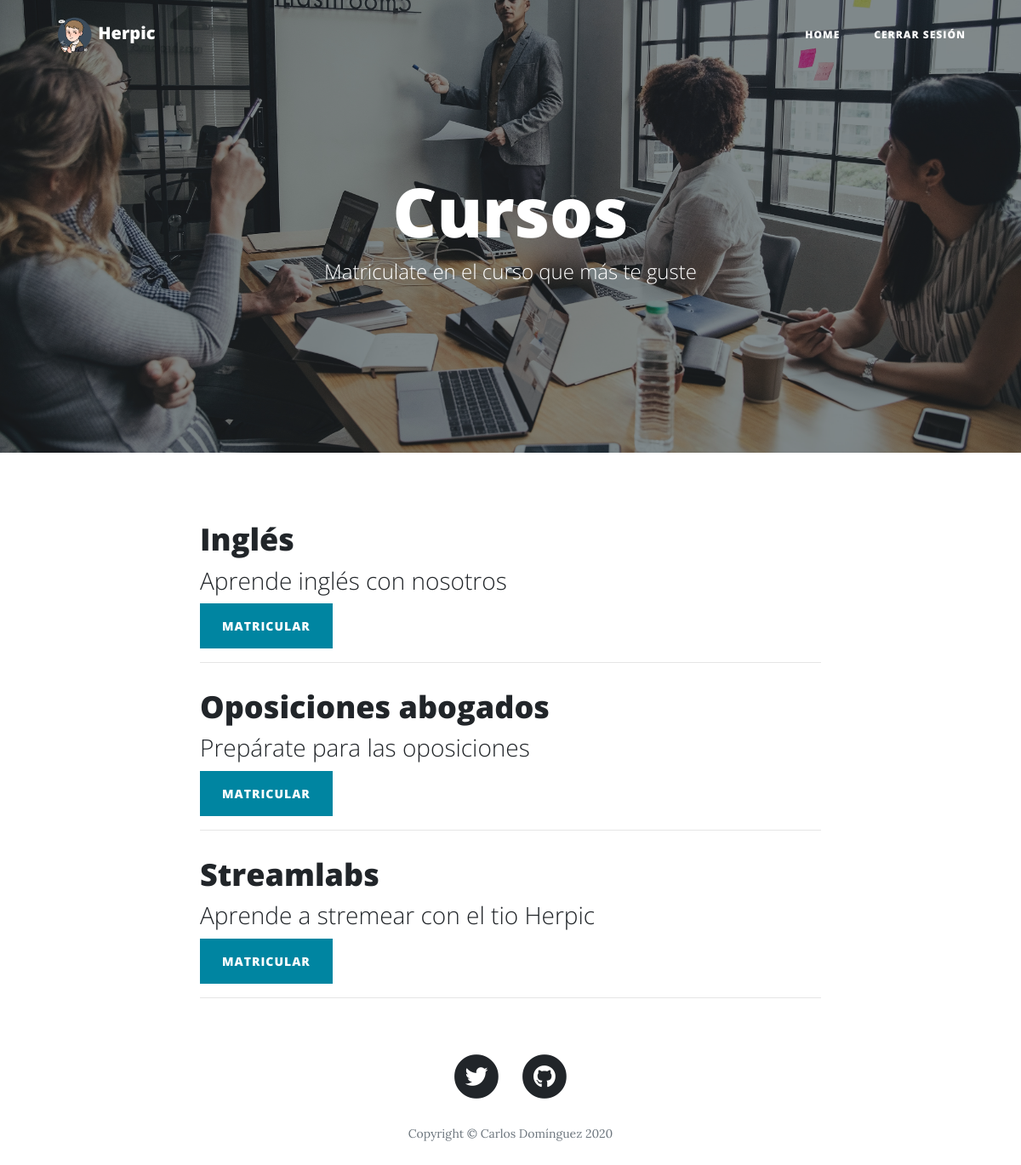
The app's page /alumnos/cursos.php with its own data.
### tables this page shows
CREATE TABLE `cursos` (
  `id` int(11) NOT NULL,
  `nombre` varchar(50) NOT NULL,
  `descripcion` varchar(255) NOT NULL
);

### alumnos/cursos.php (the view, shortened to what this page needs)
<!DOCTYPE html>
<html lang="en">
<head>
  <link href="../vendor/bootstrap/css/bootstrap.min.css" rel="stylesheet">
  <link href="../vendor/fontawesome-free/css/all.min.css" rel="stylesheet" type="text/css">
  <link href="../css/clean-blog.min.css" rel="stylesheet">
</head>
<body>
  <nav class="navbar navbar-expand-lg navbar-light fixed-top" id="mainNav">
    <div class="container">
      <a class="navbar-brand" href="../index.php"><img src="../img/logo.png" height="45" width="45"> Herpic</a>
      <div class="collapse navbar-collapse" id="navbarResponsive">
        <ul class="navbar-nav ml-auto">
          <li class="nav-item">
            <a class="nav-link" href="alumno.php">Home</a>
          </li>
          <li class="nav-item">
            <a class="nav-link" href="../logout.php">CERRAR SESIÓN</a>
          </li>
        </ul>
      </div>
    </div>
  </nav>
  <header class="masthead" style="background-image: url('../img/cursos.jpg')">
    <div class="overlay"></div>
    <div class="container">
      <div class="row">
        <div class="col-lg-8 col-md-10 mx-auto">
          <div class="site-heading">
            <h1>Cursos</h1>
            <span class="subheading">Matriculate en el curso que más te guste</span>
          </div>
        </div>
      </div>
    </div>
  </header>
 <?php
    $conn = mysqli_connect('localhost', 'root', '1234', 'herpic');
    $mostar_cursos = mysqli_query($conn, "SELECT id, nombre, descripcion FROM cursos") or die("No estás matriculado en ningún curso");
  ?>
  <div class="container">
    <div class="row">
      <div class="col-lg-8 col-md-10 mx-auto">
      <?php
        while ($reg = mysqli_fetch_array($mostar_cursos)){
      ?>
      <div class="post-preview">
          <a>
            <h2 class="post-title">
              <?php
                echo $reg['nombre'];
              ?>
            </h2>
            <h3 class="post-subtitle">
              <?php
                echo $reg['descripcion'];
              ?>
            </h3>
          </a>
          <form action="matricular.php" method="POST">
              <div class="form-group">
                <button type="submit" class="btn btn-primary" id="sendMessageButton" name="matricular" value="<?php echo $idcurso ?>">Matricular</button>
              </div>
            </form>
        </div>
        <hr>
      <?php
      }
      ?>
  <footer>
    <div class="container">
      <div class="row">
        <div class="col-lg-8 col-md-10 mx-auto">
          <ul class="list-inline text-center">
            <li class="list-inline-item">
              <a href="https://twitter.com/Herpico">
                <span class="fa-stack fa-lg">
                  <i class="fas fa-circle fa-stack-2x"></i>
                  <i class="fab fa-twitter fa-stack-1x fa-inverse"></i>
                </span>
              </a>
            </li>
            <li class="list-inline-item">
              <a href="https://github.com/Carlos-DR/ProyectoPASIR">
                <span class="fa-stack fa-lg">
                  <i class="fas fa-circle fa-stack-2x"></i>
                  <i class="fab fa-github fa-stack-1x fa-inverse"></i>
                </span>
              </a>
            </li>
          </ul>
          <p class="copyright text-muted">Copyright &copy; Carlos Domínguez 2020</p>
        </div>
      </div>
    </div>
  </footer>
</body>
</html>

### records on screen
cursos: nombre "Inglés", descripcion "Aprende inglés con nosotros"
cursos: nombre "Oposiciones abogados", descripcion "Prepárate para las oposiciones"
cursos: nombre "Streamlabs", descripcion "Aprende a stremear con el tio Herpic"
